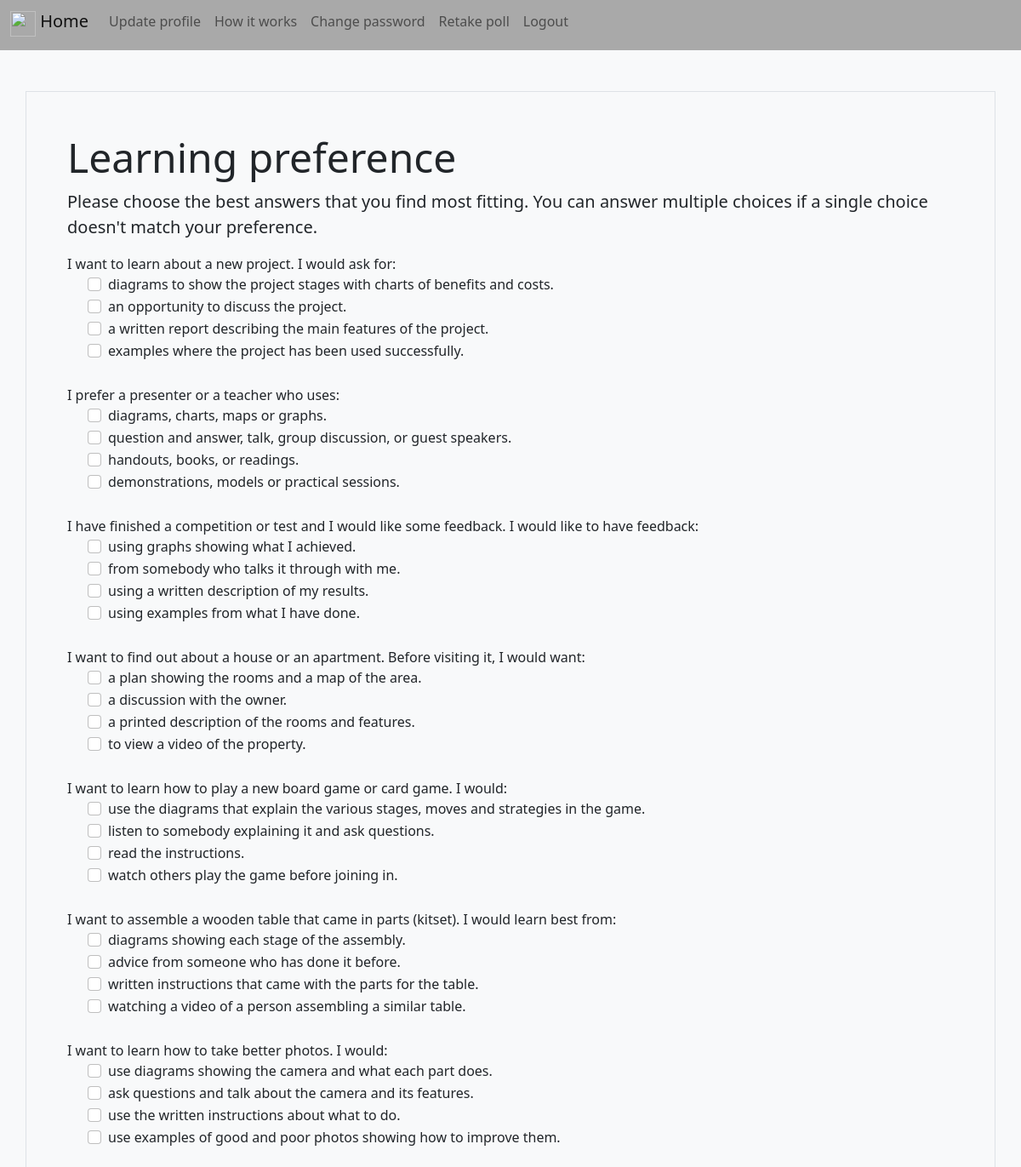
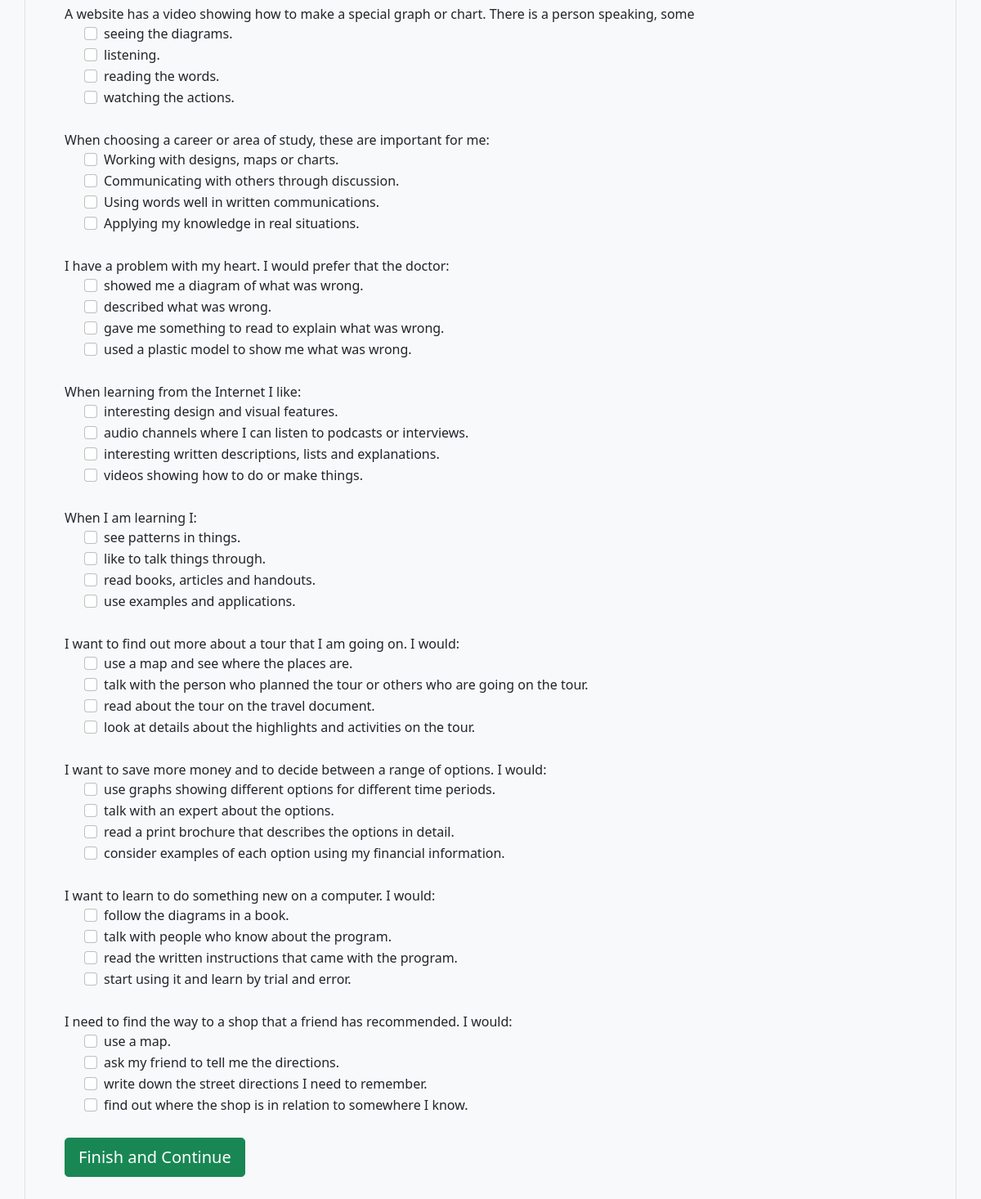
/pref/ (signed in), run on the app's committed database (2 pictures, top to bottom).
### learning/models.py (models this page shows, shortened)
class Poll(models.Model):
    poll = models.CharField(max_length=100)
    op1 = models.CharField(max_length=100)
    op2 = models.CharField(max_length=100)
    op3 = models.CharField(max_length=100)
    op4 = models.CharField(max_length=100)

### learning/views.py (the view)
# urls.py: path('pref/', learning_views.poll, name='poll'),
@login_required
def poll(request):
    polls = Poll.objects.all()
    student = request.user.student
    score_v = 0
    score_a = 0
    score_r = 0
    score_k = 0
    unanswered = 0
    if request.method == 'POST':
        context = {
            'polls': polls,
            'not_first_time': request.user.student.took_poll
        }
        for p in polls:
            answers = request.POST.getlist(p.poll)
            print(answers)
            if 'op1' in answers:
                score_v += 1
            if 'op2' in answers:
                score_a += 1
            if 'op3' in answers:
                score_r += 1
            if 'op4' in answers:
                score_k += 1
            if not answers:
                unanswered += 1
        score_sum = score_v + score_a + score_r + score_k
        if unanswered > 4:
            messages.error(request, "Please answer at least 12 questions, so that we can give you a more accurate "
                                    "idea of your learning preferences.")
        else:
            if (score_v - score_a) / score_sum > 0.1 and (score_v - score_r) / score_sum > 0.1 \
                    and (score_v - score_k) / score_sum > 0.1:
                student.preferred_media = 'V'
            elif (score_a - score_v) / score_sum > 0.1 and (score_a - score_r) / score_sum > 0.1 \
                    and (score_a - score_k) / score_sum > 0.1:
                student.preferred_media = 'A'
            elif (score_r - score_v) / score_sum > 0.1 and (score_r - score_a) / score_sum > 0.1 \
                    and (score_r - score_k) / score_sum > 0.1:
                student.preferred_media = 'R'
            elif (score_k - score_v) / score_sum > 0.1 and (score_k - score_a) / score_sum > 0.1 \
                    and (score_k - score_r) / score_sum > 0.1:
                student.preferred_media = 'K'
            elif abs((score_v - score_a) / score_sum) < 0.1 and (score_a - score_r) / score_sum > 0.1 \
                    and (score_a - score_k) / score_sum > 0.1:
                student.preferred_media = 'VA'
            elif abs((score_v - score_r) / score_sum) < 0.1 and (score_v - score_a) / score_sum > 0.1 \
                    and (score_v - score_k) / score_sum > 0.1:
                student.preferred_media = 'VR'
            elif abs((score_v - score_k) / score_sum) < 0.1 and (score_v - score_a) / score_sum > 0.1 \
                    and (score_v - score_r) / score_sum > 0.1:
                student.preferred_media = 'VK'
            elif abs((score_a - score_r) / score_sum) < 0.1 and (score_a - score_v) / score_sum > 0.1 \
                    and (score_a - score_k) / score_sum > 0.1:
                student.preferred_media = 'AR'
            elif abs((score_a - score_k) / score_sum) < 0.1 and (score_a - score_v) / score_sum > 0.1 \
                    and (score_a - score_r) / score_sum > 0.1:
                student.preferred_media = 'AK'
            elif abs((score_r - score_k) / score_sum) < 0.1 and (score_r - score_v) / score_sum > 0.1 \
                    and (score_r - score_a) / score_sum > 0.1:
                student.preferred_media = 'RK'
            elif abs((score_v - score_r) / score_sum) < 0.1 and abs((score_v - score_a)) / score_sum < 0.1 \
                    and (score_v - score_k) / score_sum > 0.1:
                student.preferred_media = 'VAR'
            elif abs((score_v - score_a) / score_sum) < 0.1 and abs((score_v - score_k)) / score_sum < 0.1 \
                    and (score_v - score_r) / score_sum > 0.1:
                student.preferred_media = 'VAK'
            elif abs((score_v - score_r) / score_sum) < 0.1 and abs((score_v - score_k)) / score_sum < 0.1 \
                    and (score_v - score_a) / score_sum > 0.1:
                student.preferred_media = 'VRK'
            elif abs((score_a - score_r) / score_sum) < 0.1 and abs((score_a - score_k)) / score_sum < 0.1 \
                    and (score_a - score_v) / score_sum > 0.1:
                student.preferred_media = 'ARK'
            else:
                student.preferred_media = 'VARK'
            if not student.took_poll:
                student.took_poll = True
                student.save()
                return redirect('quiz')
            else:
                student.save()
                return redirect('home')
    else:
        context = {
            'polls': polls,
            'took_poll': request.user.student.took_poll
        }
    return render(request, 'poll.html', context)

### templates/templates/poll.html (shortened to what this page needs)
<!DOCTYPE html>
<html lang="en">
<head>
    <link href="https://cdn.jsdelivr.net/npm/bootstrap@5.1.3/dist/css/bootstrap.min.css" rel="stylesheet" integrity="sha
         384-1BmE4kWBq78iYhFldvKuhfTAU6auU8tT94WrHftjDbrCEXSU1oBoqyl2QvZ6jIW3">
</head>
<body class="bg-light">
<header>
    {% if took_poll %}
    {% include "navbar.html" %}
    {% endif %}
</header>
<main>
    <div class="container p-5 my-5 border">
        <h1 class="display-5">Learning preference</h1>
        <p class="lead"><strong>Please choose the best answers that you find most fitting. You can answer
            multiple choices if a single choice doesn't match your preference.
        </strong>
        </p>
        <form method='post' novalidate>
            {% for p  in polls %}
                <div class="form-group">
                    <label for="poll">{{ p.poll }}</label>
                </div>
                <div class="form-check">
                    <div class="form-check">
                        <input class="form-check-input" type="checkbox" name="{{ p.poll }}" id="gridbox1" value='op1'>
                        <label class="form-check-label" for="gridbox1">
                            {{ p.op1 }}
                        </label>
                    </div>
                    <div class="form-check">
                        <input class="form-check-input" type="checkbox" name="{{ p.poll }}" id="gridbox2" value='op2'>
                        <label class="form-check-label" for="gridbox2">
                            {{ p.op2 }}
                        </label>
                    </div>
                    <div class="form-check">
                        <input class="form-check-input" type="checkbox" name="{{ p.poll }}" id="gridbox3" value='op3'>
                        <label class="form-check-label" for="gridbox3">
                            {{ p.op3 }}
                        </label>
                    </div>
                    <div class="form-check">
                        <input class="form-check-input" type="checkbox" name="{{ p.poll }}" id="gridbox4" value='op4'>
                        <label class="form-check-label" for="gridbox4">
                            {{ p.op4 }}
                        </label>
                    </div>
                    <br>
                </div>
            {% endfor %}
            {% if not not_first_time %}
            <button type="submit" class="btn btn-success btn-lg">Finish and Continue</button>
            {% else %}
            <button type="submit" class="btn btn-success">Submit and return</button>
            {% endif %}
        </form>
</main>
</body>
</html>

### templates/templates/navbar.html (shortened to what this page needs)
<nav class="navbar navbar-expand-lg navbar-light" style="background-color: darkgray">
            <div class="container-fluid">
                <ul class="navbar-nav">
                    {% if user.is_authenticated %}
                        <a href="{% url 'home' %}"
                           class="navbar-brand mb-0 h1">
                        <img src="https://cdn.discordapp.com/attachments/593379149050150925/930467573592653884/logo.png"
                        class="d-inline-block align-top" width="30" height="30">
                        Home
                        </a>
                        <li class="nav-item h6">
                            <a class="nav-link" href="{% url 'update' %}">Update profile</a>
                        </li>
                        <li class="nav-item h6">
                            <a class="nav-link" href="#">How it works</a>
                        </li>
                        <li class="nav-item h6">
                            <a class="nav-link" href="{% url 'change_pass' %}">Change password</a>
                        </li>
                        <li class="nav-item h6">
                            <a class="nav-link" href="{% url 'poll' %}">Retake poll</a>
                        </li>
                        <li class="nav-item h6">
                            <a class="nav-link" href="{% url 'logout' %}">Logout</a>
                        </li>
                    {% endif %}

### data on the page
Poll: poll "I want to learn about a new project. I would ask for:", op1 "diagrams to show the project stages with charts of benefits and costs.", op2 "an opportunity to discuss the project.", op3 "a written report describing the main features of the project.", op4 "examples where the project has been used successfully."
Poll: poll "I prefer a presenter or a teacher who uses:", op1 "diagrams, charts, maps or graphs.", op2 "question and answer, talk, group discussion, or guest speakers.", op3 "handouts, books, or readings.", op4 "demonstrations, models or practical sessions."
Poll: poll "I have finished a competition or test and I would like some feedback. I would like to have feedback:", op1 "using graphs showing what I achieved.", op2 "from somebody who talks it through with me.", op3 "using a written description of my results.", op4 "using examples from what I have done."
Poll: poll "I want to find out about a house or an apartment. Before visiting it, I would want:", op1 "a plan showing the rooms and a map of the area.", op2 "a discussion with the owner.", op3 "a printed description of the rooms and features.", op4 "to view a video of the property."
Poll: poll "I want to learn how to play a new board game or card game. I would:", op1 "use the diagrams that explain the various stages, moves and strategies in the game.", op2 "listen to somebody explaining it and ask questions.", op3 "read the instructions.", op4 "watch others play the game before joining in."
Poll: poll "I want to assemble a wooden table that came in parts (kitset). I would learn best from:", op1 "diagrams showing each stage of the assembly.", op2 "advice from someone who has done it before.", op3 "written instructions that came with the parts for the table.", op4 "watching a video of a person assembling a similar table."
Poll: poll "I want to learn how to take better photos. I would:", op1 "use diagrams showing the camera and what each part does.", op2 "ask questions and talk about the camera and its features.", op3 "use the written instructions about what to do.", op4 "use examples of good and poor photos showing how to improve them."
Poll: poll "A website has a video showing how to make a special graph or chart. There is a person speaking, some", op1 "seeing the diagrams.", op2 "listening.", op3 "reading the words.", op4 "watching the actions."
Poll: poll "When choosing a career or area of study, these are important for me:", op1 "Working with designs, maps or charts.", op2 "Communicating with others through discussion.", op3 "Using words well in written communications.", op4 "Applying my knowledge in real situations."
Poll: poll "I have a problem with my heart. I would prefer that the doctor:", op1 "showed me a diagram of what was wrong.", op2 "described what was wrong.", op3 "gave me something to read to explain what was wrong.", op4 "used a plastic model to show me what was wrong."
Poll: poll "When learning from the Internet I like:", op1 "interesting design and visual features.", op2 "audio channels where I can listen to podcasts or interviews.", op3 "interesting written descriptions, lists and explanations.", op4 "videos showing how to do or make things."
Poll: poll "When I am learning I:", op1 "see patterns in things.", op2 "like to talk things through.", op3 "read books, articles and handouts.", op4 "use examples and applications."
Poll: poll "I want to find out more about a tour that I am going on. I would:", op1 "use a map and see where the places are.", op2 "talk with the person who planned the tour or others who are going on the tour.", op3 "read about the tour on the travel document.", op4 "look at details about the highlights and activities on the tour."
Poll: poll "I want to save more money and to decide between a range of options. I would:", op1 "use graphs showing different options for different time periods.", op2 "talk with an expert about the options.", op3 "read a print brochure that describes the options in detail.", op4 "consider examples of each option using my financial information."
Poll: poll "I want to learn to do something new on a computer. I would:", op1 "follow the diagrams in a book.", op2 "talk with people who know about the program.", op3 "read the written instructions that came with the program.", op4 "start using it and learn by trial and error."
Poll: poll "I need to find the way to a shop that a friend has recommended. I would:", op1 "use a map.", op2 "ask my friend to tell me the directions.", op3 "write down the street directions I need to remember.", op4 "find out where the shop is in relation to somewhere I know."
